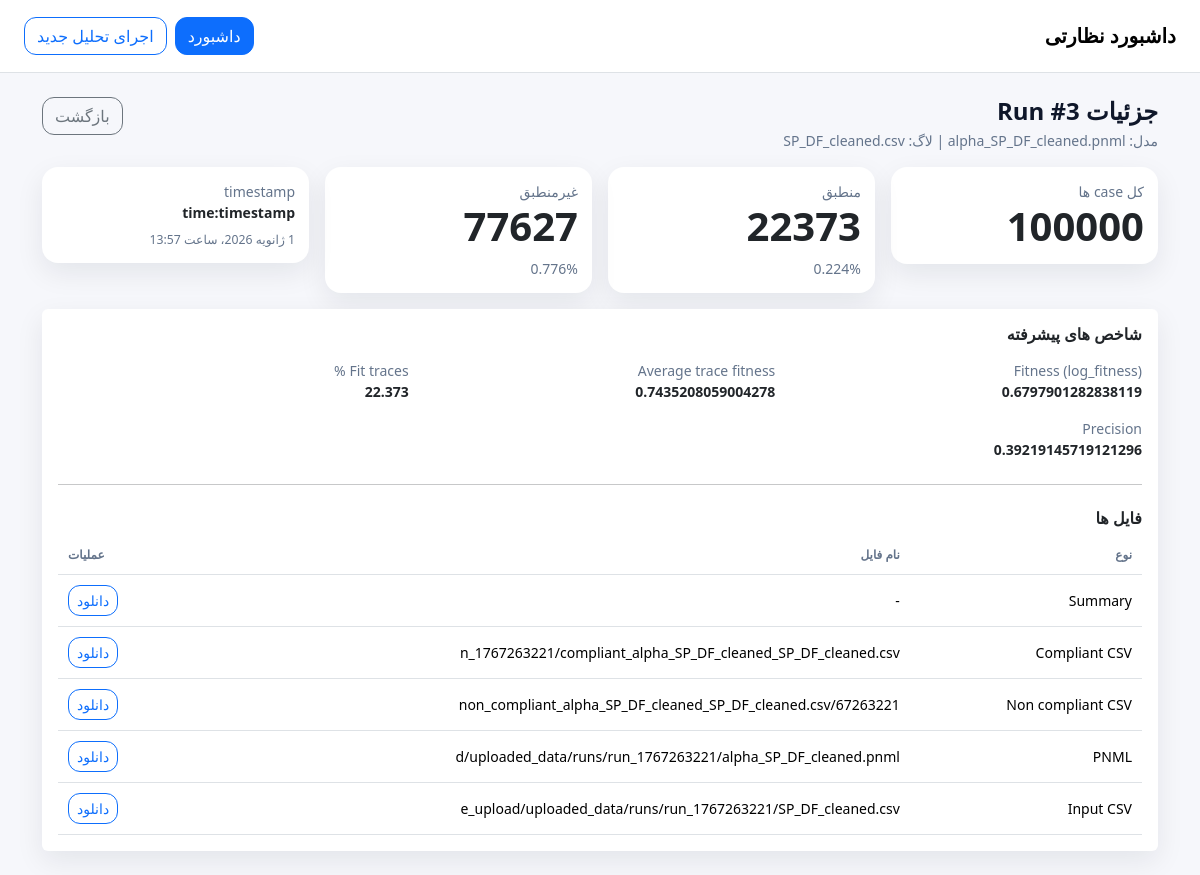
Screenshot of /runs/3/ with the database file from the repository.
### monitoring/models.py (models this page shows, shortened)
class ConformanceRun(models.Model):
    created_at = models.DateTimeField(auto_now_add=True)
    model_file = models.CharField(max_length=255)
    log_file = models.CharField(max_length=255)
    timestamp_key_used = models.CharField(max_length=255, blank=True, default="")
    total_cases = models.IntegerField()
    compliant_cases = models.IntegerField()
    non_compliant_cases = models.IntegerField()
    compliant_percentage = models.FloatField()
    non_compliant_percentage = models.FloatField()
    log_fitness = models.FloatField(null=True, blank=True)
    average_trace_fitness = models.FloatField(null=True, blank=True)
    percentage_of_fitting_traces = models.FloatField(null=True, blank=True)
    precision = models.FloatField(null=True, blank=True)
    summary_json_path = models.CharField(max_length=500, blank=True, default="")
    compliant_csv_path = models.CharField(max_length=500, blank=True, default="")
    non_compliant_csv_path = models.CharField(max_length=500, blank=True, default="")
    pnml_path = models.CharField(max_length=500, blank=True, default="")
    log_csv_path = models.CharField(max_length=500, blank=True, default="")

### monitoring/views.py (the view)
# urls.py: path("runs/<int:run_id>/", views.run_detail, name="run_detail"),
def run_detail(request, run_id: int):
    run = get_object_or_404(ConformanceRun, id=run_id)
    return render(request, 'monitoring/run_detail.html', {'run': run})

### monitoring/templates/monitoring/run_detail.html
{% extends "monitoring/base.html" %}
{% block content %}
<div class="d-flex justify-content-between align-items-start flex-wrap gap-2 mb-3">
  <div>
    <h4 class="fw-bold mb-1">جزئیات Run #{{ run.id }}</h4>
    <div class="muted">مدل: {{ run.model_file }} | لاگ: {{ run.log_file }}</div>
  </div>
  <a class="btn btn-outline-secondary" href="{% url 'monitoring:index' %}">بازگشت</a>
</div>
<div class="row g-3 mb-3">
  <div class="col-12 col-md-6 col-xl-3">
    <div class="card card-kpi shadow-soft">
      <div class="card-body">
        <div class="muted">کل case ها</div>
        <div class="display-6 fw-bold mono">{{ run.total_cases }}</div>
      </div>
    </div>
  </div>
  <div class="col-12 col-md-6 col-xl-3">
    <div class="card card-kpi shadow-soft">
      <div class="card-body">
        <div class="muted">منطبق</div>
        <div class="display-6 fw-bold mono">{{ run.compliant_cases }}</div>
        <div class="muted mt-2 mono">{{ run.compliant_percentage|floatformat:3 }}%</div>
      </div>
    </div>
  </div>
  <div class="col-12 col-md-6 col-xl-3">
    <div class="card card-kpi shadow-soft">
      <div class="card-body">
        <div class="muted">غیرمنطبق</div>
        <div class="display-6 fw-bold mono">{{ run.non_compliant_cases }}</div>
        <div class="muted mt-2 mono">{{ run.non_compliant_percentage|floatformat:3 }}%</div>
      </div>
    </div>
  </div>
  <div class="col-12 col-md-6 col-xl-3">
    <div class="card card-kpi shadow-soft">
      <div class="card-body">
        <div class="muted">timestamp</div>
        <div class="fw-bold mono">{{ run.timestamp_key_used|default:"-" }}</div>
        <div class="muted mt-2 small mono">{{ run.created_at }}</div>
      </div>
    </div>
  </div>
</div>
<div class="card shadow-soft border-0">
  <div class="card-body">
    <h6 class="fw-bold mb-3">شاخص های پیشرفته</h6>
    <div class="row g-3">
      <div class="col-12 col-md-4">
        <div class="muted">Fitness (log_fitness)</div>
        <div class="fw-bold mono">{{ run.log_fitness|default:"-" }}</div>
      </div>
      <div class="col-12 col-md-4">
        <div class="muted">Average trace fitness</div>
        <div class="fw-bold mono">{{ run.average_trace_fitness|default:"-" }}</div>
      </div>
      <div class="col-12 col-md-4">
        <div class="muted">Fit traces %</div>
        <div class="fw-bold mono">{{ run.percentage_of_fitting_traces|default:"-" }}</div>
      </div>
      <div class="col-12 col-md-4 mt-3">
        <div class="muted">Precision</div>
        <div class="fw-bold mono">{{ run.precision|default:"-" }}</div>
      </div>
    </div>
    <hr class="my-4">
    <h6 class="fw-bold mb-2">فایل ها</h6>
    <div class="table-responsive">
      <table class="table table-sm align-middle mb-0">
        <thead>
          <tr class="muted">
            <th>نوع</th>
            <th>نام فایل</th>
            <th class="text-end">عملیات</th>
          </tr>
        </thead>
        <tbody>
          <tr>
            <td>Summary</td>
            <td class="mono">{{ run.summary_json_path|cut:run.summary_json_path|default:"-" }}</td>
            <td class="text-end">
              <a class="btn btn-sm btn-outline-primary" href="{% url 'monitoring:run_download' run.id 'summary' %}">دانلود</a>
            </td>
          </tr>
          <tr>
            <td>Compliant CSV</td>
            <td class="mono">{{ run.compliant_csv_path|default:"-"|slice:"-60:" }}</td>
            <td class="text-end">
              {% if run.compliant_csv_path %}
              <a class="btn btn-sm btn-outline-primary" href="{% url 'monitoring:run_download' run.id 'compliant' %}">دانلود</a>
              {% else %}-{% endif %}
            </td>
          </tr>
          <tr>
            <td>Non compliant CSV</td>
            <td class="mono">{{ run.non_compliant_csv_path|default:"-"|slice:"-60:" }}</td>
            <td class="text-end">
              {% if run.non_compliant_csv_path %}
              <a class="btn btn-sm btn-outline-primary" href="{% url 'monitoring:run_download' run.id 'non_compliant' %}">دانلود</a>
              {% else %}-{% endif %}
            </td>
          </tr>
          <tr>
            <td>PNML</td>
            <td class="mono">{{ run.pnml_path|default:"-"|slice:"-60:" }}</td>
            <td class="text-end">
              {% if run.pnml_path %}
              <a class="btn btn-sm btn-outline-primary" href="{% url 'monitoring:run_download' run.id 'pnml' %}">دانلود</a>
              {% else %}-{% endif %}
            </td>
          </tr>
          <tr>
            <td>Input CSV</td>
            <td class="mono">{{ run.log_csv_path|default:"-"|slice:"-60:" }}</td>
            <td class="text-end">
              {% if run.log_csv_path %}
              <a class="btn btn-sm btn-outline-primary" href="{% url 'monitoring:run_download' run.id 'input_csv' %}">دانلود</a>
              {% else %}-{% endif %}
            </td>
          </tr>
        </tbody>
      </table>
    </div>
{% endblock %}

### monitoring/templates/monitoring/base.html (style rules this page uses)
:root { --bg:#f6f7fb; --text:#0f172a; --muted:#64748b; --card:#ffffff; }
body { background: var(--bg); color: var(--text); font-family: Vazirmatn, ui-sans-serif, system-ui; font-size: 14px; }
.shadow-soft { box-shadow: 0 10px 28px rgba(15, 23, 42, .08); }
.muted { color: var(--muted); }
.mono { font-variant-numeric: tabular-nums; }
.card-kpi { border: 0; border-radius: 16px; background: var(--card); }
.card-kpi .card-body { padding: 14px 14px; }
.table td, .table th { padding: 10px 10px; }
.table thead th { font-size: 12px; color: var(--muted); font-weight: 700; }
.btn { border-radius: 12px; }

### rows the page displays
ConformanceRun: id "3", log_file "SP_DF_cleaned.csv", total_cases "100000", compliant_cases "22373", compliant_percentage "0.224", non_compliant_cases "77627", non_compliant_percentage "0.776", timestamp_key_used "time:timestamp", created_at "1 ژانویه 2026، ساعت 13:57", log_fitness "0.6797901282838119", average_trace_fitness "0.7435208059004278", percentage_of_fitting_traces "22.373", precision "0.39219145719121296", summary_json_path "-", compliant_csv_path "n_1767263221/compliant_alpha_SP_DF_cleaned_SP_DF_cleaned.csv", non_compliant_csv_path "67263221/non_compliant_alpha_SP_DF_cleaned_SP_DF_cleaned.csv", pnml_path "d/uploaded_data/runs/run_1767263221/alpha_SP_DF_cleaned.pnml", log_csv_path "e_upload/uploaded_data/runs/run_1767263221/SP_DF_cleaned.csv"
